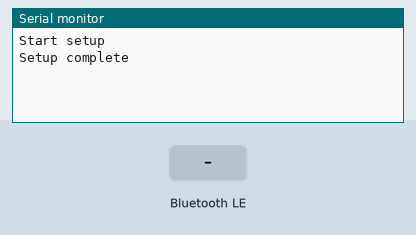
Simulated run of this sketch. Board: ESP32. Parts: the last lines printed to the serial monitor. The test bench sets the inputs (shaded band). Nothing arrives over Bluetooth unless stated; a phone connects over Bluetooth LE 3 s after start.

Above: at 1.2 s.
1.3 s: Bluetooth LE write "1" received
At 2.5 s:
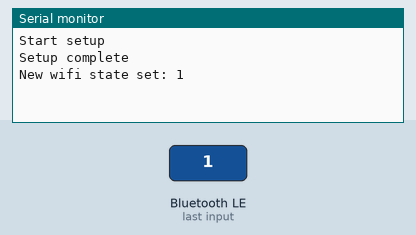
4.3 s: Bluetooth LE write "1" received
At 5.5 s:
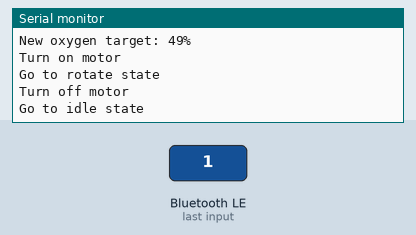

The sketch:

esp_32.ino
```cpp
/*****************************************************************************/
/*INCLUDES                                                                   */
/*****************************************************************************/

#include <BLEDevice.h>
#include <BLEUtils.h>
#include <BLEServer.h>
#include <BLE2902.h>
#include <StateMachine.h>

/*****************************************************************************/
/*MACROS                                                                     */
/*****************************************************************************/
#define BLE_BUFFER_SIZES       20
#define BLE_UPDATE_RATE        100
#define STATE_DELAY            1000
#define SERVICE_UUID          "1bfc18c5-a691-47c1-aa0b-f10992bf5a1a"
#define OXYGEN_TX             "deb5a19f-759a-4ec3-9a7f-a554bf6722c6"
#define OXYGEN_RX             "bafbee31-4442-4e1a-be74-1ae65a8caf88"
#define WIFI_ENABLED          "6a8e7657-1b99-447a-aee0-38128a948c48"

/*****************************************************************************/
/*GLOBAL Data                                                                */
/*****************************************************************************/

// BLE Definition
BLEServer* bleServer = NULL;
BLECharacteristic* bleOxygenTx = NULL;
BLECharacteristic* bleOxygenRx = NULL;
BLECharacteristic* bleWifiEnabled = NULL;
bool bleConnected = false;
bool bleOldConnected = false;

// Device state
uint32_t oxygenTarget = 0;
uint32_t oxygenValue = 0;
uint32_t oxygenOldValue = 0;
unsigned long lastUpdateTime;

// Hardware state
bool motorOn = false;
bool motorInverse = false; // horaire = false, antihoraire = true
bool wifiEnabled = false;

// State machine
StateMachine machine = StateMachine();
State* StateIdle     = machine.addState(&idleState);
State* StateRotate   = machine.addState(&rotateState);

/*****************************************************************************/
/*FUNCTIONS                                                                  */
/*****************************************************************************/

void turnOnMotor () {
  // TODO code here
  motorOn = true;
  Serial.println("Turn on motor");
}

void turnOffMotor () {
  // TODO code here
  motorOn = false;
  Serial.println("Turn off motor");
}

void readOxygenLevel () {
  oxygenOldValue = oxygenValue;
  // TODO code here

  // Dev
  if (oxygenValue != oxygenTarget) {
    if (motorInverse) {
      oxygenValue -= 1;
    }
    else {
      oxygenValue += 1;
    }
    delay(5);
  }
}

bool isManualOverride () {
  return (
    oxygenValue < oxygenOldValue && !motorInverse
  ) || (
    oxygenValue > oxygenOldValue && motorInverse
  );
}

// Bluetooth server callback
class ServerCallback: public BLEServerCallbacks {
  void onConnect(BLEServer* pServer) {
    bleConnected = true;
    Serial.println("BLE connected");
  }

  void onDisconnect(BLEServer* pServer) {
    bleConnected = false;
    Serial.println("BLE disconnected");
  }
};

// Oxygen rx callback
class OxygenCallback: public BLECharacteristicCallbacks {
  void onWrite(BLECharacteristic *pCharacteristic) {
    std::string value = pCharacteristic->getValue();
    if (value.length() > 0) {
      oxygenTarget = (uint32_t) value[0];

      if (oxygenValue != oxygenTarget) {
        Serial.print("New oxygen target: ");
        Serial.print(oxygenTarget);
        Serial.println("%");

        if (oxygenValue < oxygenTarget) {
          motorInverse = false;
        }
        else {
          motorInverse = true;
        }

        if (!motorOn) {
          turnOnMotor();
        }

        // TODO find and set motor pwm
      }
    }
  }
};

// Wifi state callback
class WifiEnabledCallback: public BLECharacteristicCallbacks {
  void onWrite(BLECharacteristic *pCharacteristic) {
    std::string value = pCharacteristic->getValue();
    if (value.length() > 0) {
      wifiEnabled = value[0] ? true : false;
      Serial.print("New wifi state set: ");
      Serial.println(wifiEnabled);
    }
  }
};

// Notify characteristics
void updateBLECharacteristics () {
  if (millis() - lastUpdateTime > BLE_UPDATE_RATE) {
    bleOxygenTx->setValue((uint8_t*)&oxygenTarget, 4);
    bleOxygenTx->notify();
    lastUpdateTime = millis();
  }
}

/*****************************************************************************/
/* State Machine                                                             */
/*****************************************************************************/

/****************************************/
/* States                               */
/****************************************/

void idleState () {
  readOxygenLevel();
}

void rotateState () {
  readOxygenLevel();

  if (bleConnected) {
    updateBLECharacteristics();
  }

  if (isManualOverride()) {
    Serial.println("Manual override detected");
    turnOffMotor();
  }
}

/****************************************/
/* Transition                           */
/****************************************/

bool idleToItself () {
  if (oxygenValue != oxygenOldValue) {
    // If move return false for next transition
    return false;
  }
  return true;
}

bool idleToRotate () {
  if (oxygenValue != oxygenOldValue) {
    Serial.println("Go to rotate state");
    return true;
  }
  return false;
}

bool rotateToItself () {
  if (oxygenValue != oxygenOldValue) {
    return true;
  }
  return false;
}

bool rotateToIdle () {
  if (oxygenValue == oxygenOldValue) {
    if (motorOn) {
      turnOffMotor();
    }
    Serial.println("Go to idle state");
    return true;
  }
  return false;
}


/*****************************************************************************/
/*SETUP                                                                      */
/*****************************************************************************/
void setup() {
  Serial.begin(115200);
  Serial.println("Start setup");

  // BLE Setup
  BLEDevice::init("oxylib-02012345");
  bleServer = BLEDevice::createServer();
  bleServer->setCallbacks(new ServerCallback);
  BLEService *oxylibService = bleServer->createService(SERVICE_UUID);

  bleWifiEnabled = oxylibService->createCharacteristic(
    WIFI_ENABLED,
    BLECharacteristic::PROPERTY_READ |
    BLECharacteristic::PROPERTY_WRITE
  );
  bleWifiEnabled->setAccessPermissions(ESP_GATT_PERM_READ_ENCRYPTED | ESP_GATT_PERM_WRITE_ENCRYPTED);
  bleWifiEnabled->setCallbacks(new WifiEnabledCallback());
  uint32_t devWifiEnabled = wifiEnabled ? 1 : 0; // TODO: Do cleaner
  bleWifiEnabled->setValue((uint8_t*)&devWifiEnabled, 4);


  bleOxygenRx = oxylibService->createCharacteristic(
    OXYGEN_RX,
    BLECharacteristic::PROPERTY_READ |
    BLECharacteristic::PROPERTY_WRITE
  );
  bleOxygenRx->setAccessPermissions(ESP_GATT_PERM_READ_ENCRYPTED | ESP_GATT_PERM_WRITE_ENCRYPTED);
  bleOxygenRx->setValue((uint8_t*)&oxygenTarget, 4);
  bleOxygenRx->setCallbacks(new OxygenCallback());

  bleOxygenTx = oxylibService->createCharacteristic(
    OXYGEN_TX,
    BLECharacteristic::PROPERTY_READ    |
    BLECharacteristic::PROPERTY_WRITE   |
    BLECharacteristic::PROPERTY_NOTIFY  |
    BLECharacteristic::PROPERTY_INDICATE
  );
  bleOxygenTx->addDescriptor(new BLE2902());
  bleOxygenTx->setValue((uint8_t*)&oxygenTarget, 4);

  oxylibService->start();
  BLEAdvertising *bleAdvertising = BLEDevice::getAdvertising();
  bleAdvertising->addServiceUUID(SERVICE_UUID);
  bleAdvertising->setScanResponse(false);
  bleAdvertising->setMinPreferred(0x0);
  BLEDevice::startAdvertising();

  BLESecurity *bleSecurity = new BLESecurity();
  bleSecurity->setStaticPIN(123456);

  // State machine setup
  StateIdle->addTransition(&idleToItself, StateIdle);
  StateIdle->addTransition(&idleToRotate, StateRotate);

  StateRotate->addTransition(&rotateToItself, StateRotate);
  StateRotate->addTransition(&rotateToIdle, StateIdle);

  Serial.println("Setup complete");
}

/*****************************************************************************/
/*MAIN LOOP                                                                  */
/*****************************************************************************/
void loop() {

  // Run state machine
  machine.run();

  // BLE Disconnecting
  if (!bleConnected && bleOldConnected) {
    delay(500);
    bleServer->startAdvertising();
    bleOldConnected = bleConnected;
  }

  // BLE Connecting
  if (bleConnected && !bleOldConnected) {
    bleOldConnected = bleConnected;
  }

  // Lower speed when possible
  if (!bleConnected) {
    delay(STATE_DELAY);
  }
}
```

Measured:
- after the input at 1.3 s, the serial monitor: prints a new line at once (image 1)
- after the input at 4.3 s, the serial monitor: prints a new line at once (image 2)
